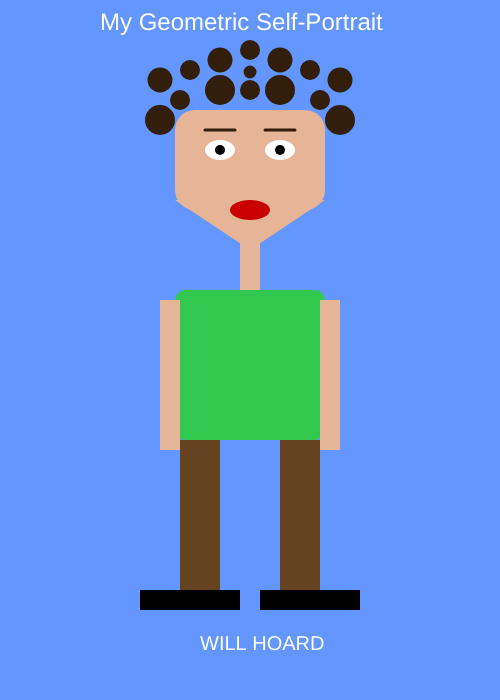
Frame 1 (no input)
Frame 60 (no input): identical to frame 1, image omitted
Frame 120 (the mouse pressed at the canvas centre since frame 60): identical to frame 1, image omitted

The p5.js sketch that drew this single still picture (run headless with seeded random() and noise() and a simulated clock; from frame 60 on, the mouse is pressed at the canvas centre):

// p5.js sketch
// ── sketch.js
function setup() {
    createCanvas(500, 700); 
}

function draw() {
    background(100, 150, 255);
    

    textSize(24);
    fill(255);
    text("My Geometric Self-Portrait", 100, 30);

    // Curly hair 
    fill(50, 30, 10); // Dark brown hair
    noStroke();
    // Left side curls
    circle(160, 80, 25);
    circle(180, 100, 20);
    circle(160, 120, 30);
    circle(190, 70, 20);
    // Right side curls
    circle(340, 80, 25);
    circle(320, 100, 20);
    circle(340, 120, 30);
    circle(310, 70, 20);
    // Top curls
    circle(250, 50, 20);
    circle(220, 60, 25);
    circle(280, 60, 25);
    circle(280, 90, 30);
    circle(220, 90, 30);
    circle(250, 90, 20);
    circle(250, 72, 13);
    
    // Face (using triangle and rectangle)
    fill(230, 180, 150); // Skin tone
    // Top part of face 
    rect(175, 110, 150, 100, 20);
    // Chin 
    triangle(175, 200, 325, 200, 250, 250);
    
    // Eyes
    fill(255);
    ellipse(220, 150, 30, 20); // Left eye white
    ellipse(280, 150, 30, 20); // Right eye white
    fill(0);
    circle(220, 150, 10); // Left eye pupil
    circle(280, 150, 10); // Right eye pupil
    
    // Eyebrows
    stroke(50, 30, 10);
    strokeWeight(3);
    line(205, 130, 235, 130); // Left eyebrow
    line(265, 130, 295, 130); // Right eyebrow
    
    noStroke();
    
    // Mouth
    fill(200, 0, 0);
    ellipse(250, 210, 40, 20);
    
    // Neck
    fill(230, 180, 150);
    rect(240, 240, 20, 60);
    
    // Green shirt
    fill(50, 200, 80);
    rect(175, 290, 150, 150, 10);
    
    // Arms 
    fill(230, 180, 150);
    rect(160, 300, 20, 150); // Left arm
    rect(320, 300, 20, 150); // Right arm
    
    // Brown pants
    fill(101, 67, 33);
    rect(180, 440, 40, 150); // Left leg
    rect(280, 440, 40, 150); // Right leg
    
    // Shoes
    fill(0);
    rect(140, 590, 100, 20); // Left shoe
    rect(260, 590, 100, 20); // Right shoe
    
    // Signature
    fill(255);
    textSize(20);
    text("WILL HOARD", 200, 650);
}
